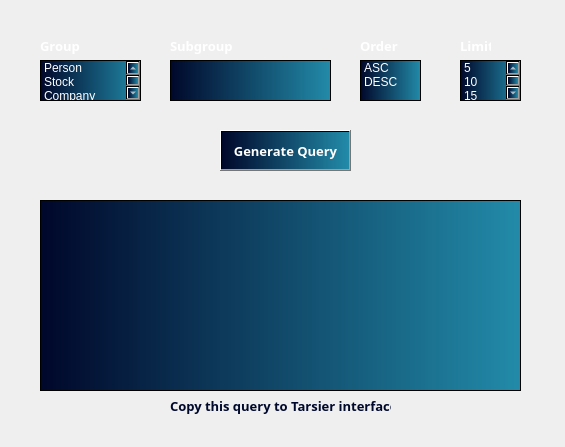
<?xml version="1.0" encoding="UTF-8"?>
<ui version="4.0">
 <class>Dialog</class>
 <widget class="QDialog" name="Dialog">
  <property name="geometry">
   <rect>
    <x>0</x>
    <y>0</y>
    <width>565</width>
    <height>447</height>
   </rect>
  </property>
  <property name="windowTitle">
   <string>Query generation panel</string>
  </property>
  <widget class="QLabel" name="label">
   <property name="geometry">
    <rect>
     <x>0</x>
     <y>0</y>
     <width>581</width>
     <height>451</height>
    </rect>
   </property>
   <property name="text">
    <string/>
   </property>
   <property name="pixmap">
    <pixmap>big_data_fintech_globe_thinkstock_826139768-100749747-large.jpg</pixmap>
   </property>
  </widget>
  <widget class="QTextEdit" name="queryTextArea">
   <property name="geometry">
    <rect>
     <x>40</x>
     <y>200</y>
     <width>481</width>
     <height>191</height>
    </rect>
   </property>
   <property name="font">
    <font>
     <family>Segoe UI Semibold</family>
     <weight>75</weight>
     <bold>true</bold>
    </font>
   </property>
   <property name="toolTip">
    <string>&lt;html&gt;&lt;head/&gt;&lt;body&gt;&lt;p&gt;Generated query&lt;/p&gt;&lt;/body&gt;&lt;/html&gt;</string>
   </property>
   <property name="styleSheet">
    <string notr="true">background-color: qlineargradient(spread:pad, x1:0, y1:0, x2:1, y2:0, stop:0 rgba(0, 7, 42, 255), stop:1 rgba(34, 139, 169, 255));
color: rgb(255, 255, 255);</string>
   </property>
  </widget>
  <widget class="QPushButton" name="generateButton">
   <property name="geometry">
    <rect>
     <x>220</x>
     <y>130</y>
     <width>131</width>
     <height>41</height>
    </rect>
   </property>
   <property name="font">
    <font>
     <family>Segoe UI Semibold</family>
     <pointsize>10</pointsize>
     <weight>75</weight>
     <bold>true</bold>
    </font>
   </property>
   <property name="toolTip">
    <string>&lt;html&gt;&lt;head/&gt;&lt;body&gt;&lt;p&gt;Generate a query with the specified parameters&lt;/p&gt;&lt;/body&gt;&lt;/html&gt;</string>
   </property>
   <property name="styleSheet">
    <string notr="true">background-color: rgb(1, 65, 92);
color: rgb(255, 255, 255);
gridline-color: rgb(255, 0, 127);
border-top-color: rgb(255, 0, 0);
border-color: rgb(255, 155, 183);
background-color: qlineargradient(spread:pad, x1:0, y1:0, x2:1, y2:0, stop:0 rgba(0, 7, 42, 255), stop:1 rgba(34, 139, 169, 255));
</string>
   </property>
   <property name="text">
    <string>Generate Query</string>
   </property>
  </widget>
  <widget class="QLabel" name="label_2">
   <property name="geometry">
    <rect>
     <x>170</x>
     <y>390</y>
     <width>221</width>
     <height>31</height>
    </rect>
   </property>
   <property name="font">
    <font>
     <family>Segoe UI Semibold</family>
     <pointsize>10</pointsize>
     <weight>75</weight>
     <bold>true</bold>
    </font>
   </property>
   <property name="styleSheet">
    <string notr="true">color: rgb(0, 9, 44);</string>
   </property>
   <property name="text">
    <string>Copy this query to Tarsier interface</string>
   </property>
  </widget>
  <widget class="QLabel" name="group_label">
   <property name="geometry">
    <rect>
     <x>40</x>
     <y>30</y>
     <width>41</width>
     <height>31</height>
    </rect>
   </property>
   <property name="font">
    <font>
     <family>Segoe UI Semibold</family>
     <pointsize>10</pointsize>
     <weight>75</weight>
     <bold>true</bold>
    </font>
   </property>
   <property name="styleSheet">
    <string notr="true">color: rgb(255, 255, 255);</string>
   </property>
   <property name="text">
    <string>Group</string>
   </property>
  </widget>
  <widget class="QLabel" name="subgroup_label">
   <property name="geometry">
    <rect>
     <x>170</x>
     <y>30</y>
     <width>91</width>
     <height>31</height>
    </rect>
   </property>
   <property name="font">
    <font>
     <family>Segoe UI Semibold</family>
     <pointsize>10</pointsize>
     <weight>75</weight>
     <bold>true</bold>
    </font>
   </property>
   <property name="styleSheet">
    <string notr="true">color: rgb(255, 255, 255);</string>
   </property>
   <property name="text">
    <string>Subgroup</string>
   </property>
  </widget>
  <widget class="QLabel" name="label_5">
   <property name="geometry">
    <rect>
     <x>360</x>
     <y>30</y>
     <width>41</width>
     <height>31</height>
    </rect>
   </property>
   <property name="font">
    <font>
     <family>Segoe UI Semibold</family>
     <pointsize>10</pointsize>
     <weight>75</weight>
     <bold>true</bold>
    </font>
   </property>
   <property name="styleSheet">
    <string notr="true">color: rgb(255, 255, 255);</string>
   </property>
   <property name="text">
    <string>Order</string>
   </property>
  </widget>
  <widget class="QLabel" name="label_6">
   <property name="geometry">
    <rect>
     <x>460</x>
     <y>30</y>
     <width>31</width>
     <height>31</height>
    </rect>
   </property>
   <property name="font">
    <font>
     <family>Segoe UI Semibold</family>
     <pointsize>10</pointsize>
     <weight>75</weight>
     <bold>true</bold>
    </font>
   </property>
   <property name="styleSheet">
    <string notr="true">color: rgb(255, 255, 255);</string>
   </property>
   <property name="text">
    <string>Limit</string>
   </property>
  </widget>
  <widget class="QListWidget" name="group_list">
   <property name="geometry">
    <rect>
     <x>40</x>
     <y>60</y>
     <width>101</width>
     <height>41</height>
    </rect>
   </property>
   <property name="styleSheet">
    <string notr="true">background-color: qlineargradient(spread:pad, x1:0, y1:0, x2:1, y2:0, stop:0 rgba(0, 7, 42, 255), stop:1 rgba(34, 139, 169, 255));
color: rgb(255, 255, 255);</string>
   </property>
   <item>
    <property name="text">
     <string>Person</string>
    </property>
   </item>
   <item>
    <property name="text">
     <string>Stock</string>
    </property>
   </item>
   <item>
    <property name="text">
     <string>Company</string>
    </property>
   </item>
   <item>
    <property name="text">
     <string>Country</string>
    </property>
   </item>
  </widget>
  <widget class="QListWidget" name="subgroup_list">
   <property name="geometry">
    <rect>
     <x>170</x>
     <y>60</y>
     <width>161</width>
     <height>41</height>
    </rect>
   </property>
   <property name="styleSheet">
    <string notr="true">background-color: qlineargradient(spread:pad, x1:0, y1:0, x2:1, y2:0, stop:0 rgba(0, 7, 42, 255), stop:1 rgba(34, 139, 169, 255));
color: rgb(255, 255, 255);</string>
   </property>
  </widget>
  <widget class="QListWidget" name="order_list">
   <property name="geometry">
    <rect>
     <x>360</x>
     <y>60</y>
     <width>61</width>
     <height>41</height>
    </rect>
   </property>
   <property name="styleSheet">
    <string notr="true">background-color: qlineargradient(spread:pad, x1:0, y1:0, x2:1, y2:0, stop:0 rgba(0, 7, 42, 255), stop:1 rgba(34, 139, 169, 255));
color: rgb(255, 255, 255);</string>
   </property>
   <item>
    <property name="text">
     <string>ASC</string>
    </property>
   </item>
   <item>
    <property name="text">
     <string>DESC</string>
    </property>
   </item>
  </widget>
  <widget class="QListWidget" name="limit_list">
   <property name="geometry">
    <rect>
     <x>460</x>
     <y>60</y>
     <width>61</width>
     <height>41</height>
    </rect>
   </property>
   <property name="styleSheet">
    <string notr="true">background-color: qlineargradient(spread:pad, x1:0, y1:0, x2:1, y2:0, stop:0 rgba(0, 7, 42, 255), stop:1 rgba(34, 139, 169, 255));
color: rgb(255, 255, 255);</string>
   </property>
   <item>
    <property name="text">
     <string>5</string>
    </property>
   </item>
   <item>
    <property name="text">
     <string>10</string>
    </property>
   </item>
   <item>
    <property name="text">
     <string>15</string>
    </property>
   </item>
   <item>
    <property name="text">
     <string>20</string>
    </property>
   </item>
   <item>
    <property name="text">
     <string>25</string>
    </property>
   </item>
  </widget>
 </widget>
 <resources/>
 <connections/>
</ui>
